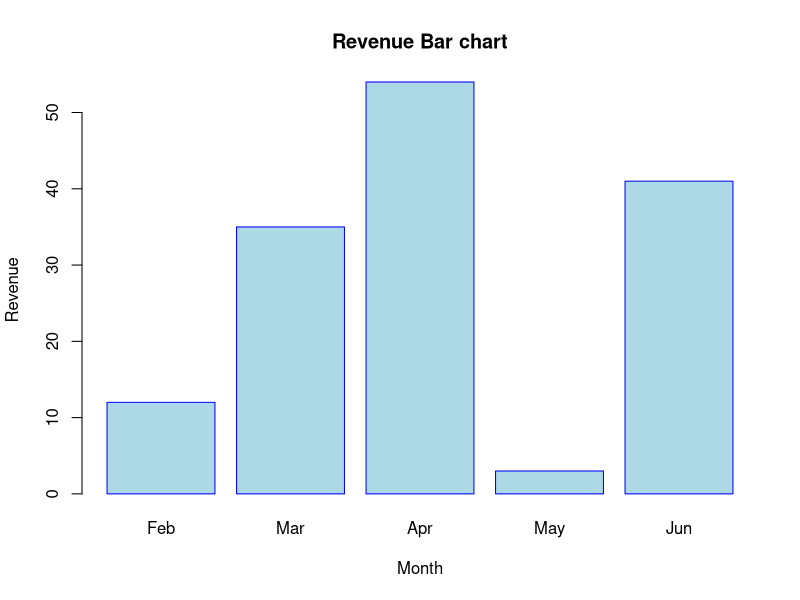

This figure's R source:
H <- c(12,35,54,3,41)  
M<- c("Feb","Mar","Apr","May","Jun")  
# Plotting the bar chart   
barplot(H,names.arg=M,xlab="Month",ylab="Revenue",col="lightblue",  
        main="Revenue Bar chart",border="blue")  